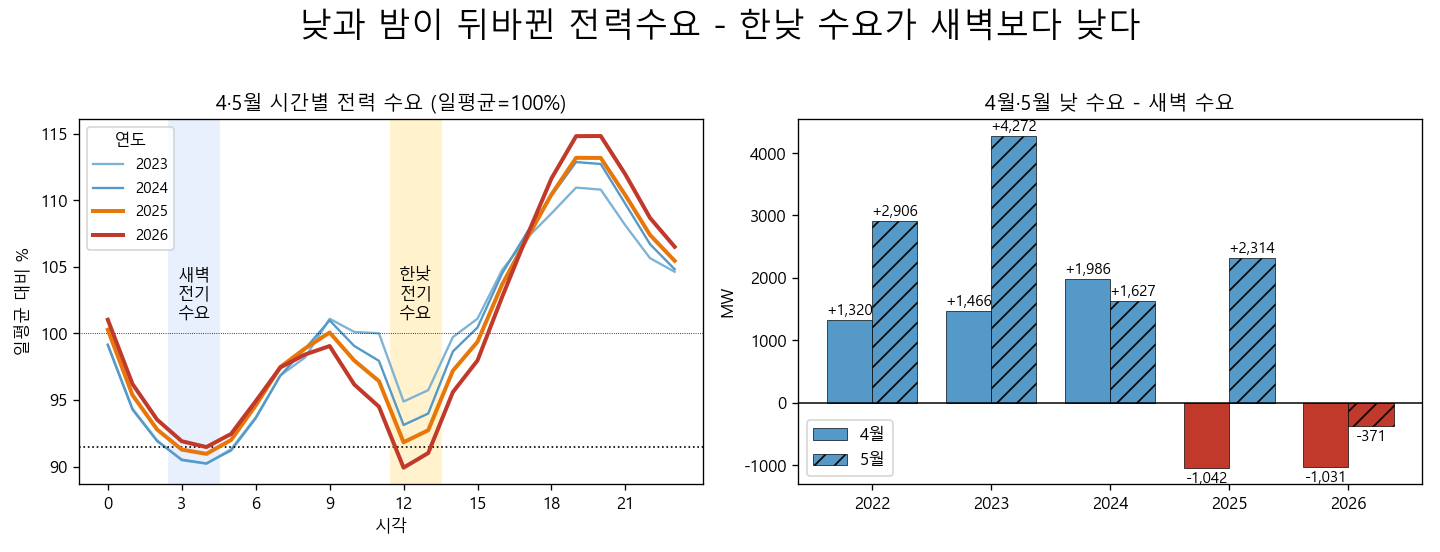

Recreate this plot in Python.
# -*- coding: utf-8 -*-
"""덕커브 역전 — 4·5월 계량수요(real_demand_land) 한낮 vs 새벽, 2022~2026.
BTM 태양광 폭증으로 한낮 계량수요가 새벽 아래로 내려가는(부호 역전) 현상 시각화.
(a) 연도별 24h 평균 형태(일평균=100% 정규화) (b) 한낮−새벽 차이 막대.
"""
from __future__ import annotations
import os, sys, sqlite3
try:
    sys.stdout.reconfigure(encoding='utf-8')
except Exception:
    pass
import numpy as np, pandas as pd
import matplotlib; matplotlib.use('Agg')
import matplotlib.pyplot as plt
plt.rcParams['font.family'] = 'Malgun Gothic'; plt.rcParams['axes.unicode_minus'] = False

HERE = os.path.dirname(os.path.abspath(__file__))
DB = r'C:\Users\bjkim\Desktop\project2026\1. data_fetcher_and_db\data\input_data_land.db'
YEARS = [2022, 2023, 2024, 2025, 2026]
YEARS2 = [2023, 2024, 2025, 2026]
NOON, DAWN = (12, 13), (3, 4)        # 한낮 12~13시 / 새벽 3~4시
color_map = {
    2022: '#b0b0b0',
    2023: '#7fb3d5',
    2024: '#5499c7',
    2025: '#e8770b',
    2026: '#c0392b'
}
with sqlite3.connect(DB) as con:
    df = pd.read_sql('SELECT timestamp, real_demand_land AS dem FROM historical', con, parse_dates=['timestamp'])
df = df[df.dem > 0].copy()
df['year'] = df.timestamp.dt.year; df['month'] = df.timestamp.dt.month; df['hour'] = df.timestamp.dt.hour

df = df[df.month.isin([4, 5])]        # 4·5월

colors = ['#b0b0b0', '#7fb3d5', '#5499c7', '#e8770b', '#c0392b']   # 옛→최근(2025·26 강조색)
fig, ax = plt.subplots(1, 2, figsize=(12, 4.6))

# (a) 24h 형태 — 각 연도 일평균=100% 정규화
prof = df.groupby(['year', 'hour'])['dem'].mean().unstack(0)
norm = prof / prof.mean(axis=0) * 100
for y in YEARS2:
    if y in norm.columns:
        # 매핑된 색상 가져오기 (매핑 안 된 연도는 검정색 처리 등 예외 방어)
        c = color_map.get(y, '#000000') 
        
        ax[0].plot(norm.index, norm[y], color=c, lw=2.4 if y >= 2025 else 1.4,
                   label=f'{y}', zorder=3 if y >= 2025 else 2)
        
#for i, y in enumerate(YEARS2):
#    if y in norm.columns:
#        ax[0].plot(norm.index, norm[y], color=colors[i], lw=2.4 if y >= 2025 else 1.4,
#                   label=f'{y}', zorder=3 if y >= 2025 else 2)
ax[0].axvspan(NOON[0] - 0.5, NOON[1] + 0.5, color='#fff2cc', zorder=0)
ax[0].axvspan(DAWN[0] - 0.5, DAWN[1] + 0.5, color='#e8f0fe', zorder=0)
ax[0].axhline(100, color='k', lw=0.5, ls=':')
ax[0].set_title('4·5월 시간별 전력 수요 (일평균=100%)')
ax[0].set_xlabel('시각'); ax[0].set_ylabel('일평균 대비 %'); ax[0].set_xticks(range(0, 24, 3))
ax[0].axhline(91.5, color='k', lw=1, ls=':')
ax[0].legend(title='연도', fontsize=9);
ax[0].annotate('한낮\n전기\n수요', (12.5, ax[0].get_ylim()[1]-15), ha='center', fontsize=10, color="#000000")
ax[0].annotate('새벽\n전기\n수요', (3.5, ax[0].get_ylim()[1]-15), ha='center', fontsize=10, color="#000000")

# (b) 한낮 - 새벽 (MW) 막대 — 4월·5월 분리(역전 시점이 다름)
def nd(sub):
    return sub[sub.hour.isin(NOON)]['dem'].mean() - sub[sub.hour.isin(DAWN)]['dem'].mean()
apr = [nd(df[(df.year == y) & (df.month == 4)]) for y in YEARS]
may = [nd(df[(df.year == y) & (df.month == 5)]) for y in YEARS]
x = np.arange(len(YEARS)); w = 0.38
for off, vals, lab in [(-w / 2, apr, '4월'), (w / 2, may, '5월')]:
    bs = ax[1].bar(x + off, vals, w, label=lab,
                   color=['#5499c7' if v >= 0 else '#c0392b' for v in vals],
                   edgecolor='k', linewidth=0.4, hatch='' if lab == '4월' else '//')
    for b, v in zip(bs, vals):
        # 양수면 위로 3포인트, 음수면 아래로 3포인트 띄움 (원하는 여백만큼 숫자 조절)
        y_offset = 0.5 if v >= 0 else -2
        
        ax[1].annotate(f'{v:+,.0f}', (b.get_x() + b.get_width() / 2, v),
                       xytext=(0, y_offset), textcoords='offset points',
                       ha='center', va='bottom' if v >= 0 else 'top', fontsize=9)
        
   
ax[1].axhline(0, color='k', lw=0.9)
ax[1].set_xticks(x); ax[1].set_xticklabels([str(y) for y in YEARS])
ax[1].set_title('4월·5월 낮 수요 - 새벽 수요')
ax[1].set_ylabel('MW')
ax[1].legend(loc='lower left', fontsize=10)
#ax[1].annotate('4월 = 2025년부터 역전 · 5월 = 2026년 역전  (한낮 < 새벽 = 덕커브)',
#               (0.5, 0.99), xycoords='axes fraction', fontsize=8.5, color='#c0392b', ha='center', va='top')

fig.suptitle('낮과 밤이 뒤바뀐 전력수요 - 한낮 수요가 새벽보다 낮다', fontsize=20)
fig.tight_layout(rect=[0, 0, 1, 0.96])
out = os.path.join(HERE, 'duck_curve_flip.png')
fig.savefig(out, dpi=120); plt.close(fig)
print('저장:', out)
print('4월 한낮-새벽(MW):', {y: round(v) for y, v in zip(YEARS, apr)})
print('5월 한낮-새벽(MW):', {y: round(v) for y, v in zip(YEARS, may)})
